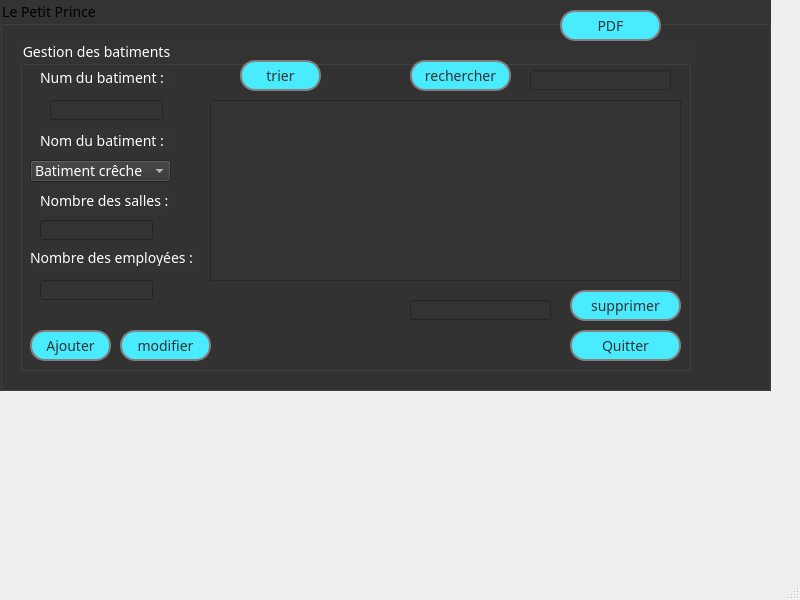
<?xml version="1.0" encoding="UTF-8"?>
<ui version="4.0">
 <class>batiment</class>
 <widget class="QMainWindow" name="batiment">
  <property name="geometry">
   <rect>
    <x>0</x>
    <y>0</y>
    <width>800</width>
    <height>600</height>
   </rect>
  </property>
  <property name="windowTitle">
   <string>MainWindow</string>
  </property>
  <widget class="QWidget" name="centralwidget">
   <widget class="QGroupBox" name="groupBox">
    <property name="geometry">
     <rect>
      <x>0</x>
      <y>0</y>
      <width>771</width>
      <height>391</height>
     </rect>
    </property>
    <property name="styleSheet">
     <string notr="true">*{
font-family: century gothic;
font-size:14px
}
*{
background:#333;
}</string>
    </property>
    <property name="title">
     <string>Le Petit Prince</string>
    </property>
    <widget class="QGroupBox" name="groupBox_2">
     <property name="geometry">
      <rect>
       <x>20</x>
       <y>40</y>
       <width>671</width>
       <height>331</height>
      </rect>
     </property>
     <property name="styleSheet">
      <string notr="true">color:white;
</string>
     </property>
     <property name="title">
      <string>Gestion des batiments</string>
     </property>
     <widget class="QLabel" name="label">
      <property name="geometry">
       <rect>
        <x>20</x>
        <y>90</y>
        <width>131</width>
        <height>21</height>
       </rect>
      </property>
      <property name="text">
       <string>Nom du batiment :</string>
      </property>
     </widget>
     <widget class="QComboBox" name="comboBox">
      <property name="geometry">
       <rect>
        <x>10</x>
        <y>120</y>
        <width>141</width>
        <height>22</height>
       </rect>
      </property>
      <item>
       <property name="text">
        <string>Batiment crêche</string>
       </property>
      </item>
      <item>
       <property name="text">
        <string>Batiment jardin d'enfant</string>
       </property>
      </item>
      <item>
       <property name="text">
        <string>Batiment garderie</string>
       </property>
      </item>
     </widget>
     <widget class="QLabel" name="label_2">
      <property name="geometry">
       <rect>
        <x>20</x>
        <y>150</y>
        <width>131</width>
        <height>21</height>
       </rect>
      </property>
      <property name="text">
       <string>Nombre des salles :</string>
      </property>
     </widget>
     <widget class="QLineEdit" name="lineEdit">
      <property name="geometry">
       <rect>
        <x>20</x>
        <y>180</y>
        <width>113</width>
        <height>20</height>
       </rect>
      </property>
     </widget>
     <widget class="QLabel" name="label_3">
      <property name="geometry">
       <rect>
        <x>10</x>
        <y>210</y>
        <width>171</width>
        <height>16</height>
       </rect>
      </property>
      <property name="text">
       <string>Nombre des employées :</string>
      </property>
     </widget>
     <widget class="QLineEdit" name="lineEdit_2">
      <property name="geometry">
       <rect>
        <x>20</x>
        <y>240</y>
        <width>113</width>
        <height>20</height>
       </rect>
      </property>
     </widget>
     <widget class="QPushButton" name="pushButton_7">
      <property name="geometry">
       <rect>
        <x>10</x>
        <y>290</y>
        <width>81</width>
        <height>31</height>
       </rect>
      </property>
      <property name="styleSheet">
       <string notr="true">QPushButton
{
background:#49ebff ; 
border-radius:15px; 
color:#333; 
border: 2px solid gray ;
padding: 0.8px;
}
QPushButton:hover
{
color:#333; 
border-radius:15px;
background:#c7cf00;
border: 2px solid gray ;
padding: 0.8px;
}</string>
      </property>
      <property name="text">
       <string>Ajouter</string>
      </property>
     </widget>
     <widget class="QPushButton" name="pushButton_8">
      <property name="geometry">
       <rect>
        <x>550</x>
        <y>290</y>
        <width>111</width>
        <height>31</height>
       </rect>
      </property>
      <property name="styleSheet">
       <string notr="true">QPushButton
{
background:#49ebff ; 
border-radius:15px; 
color:#333; 
border: 2px solid gray ;
padding: 0.8px;
}
QPushButton:hover
{
color:#333; 
border-radius:15px;
background:#c7cf00;
border: 2px solid gray ;
padding: 0.8px;
}</string>
      </property>
      <property name="text">
       <string>Quitter</string>
      </property>
     </widget>
     <widget class="QTableView" name="tableView">
      <property name="geometry">
       <rect>
        <x>190</x>
        <y>60</y>
        <width>471</width>
        <height>181</height>
       </rect>
      </property>
      <property name="styleSheet">
       <string notr="true">color:Grey;
</string>
      </property>
     </widget>
     <widget class="QLineEdit" name="lineEdit_3">
      <property name="geometry">
       <rect>
        <x>510</x>
        <y>30</y>
        <width>141</width>
        <height>20</height>
       </rect>
      </property>
     </widget>
     <widget class="QPushButton" name="pushButton_10">
      <property name="geometry">
       <rect>
        <x>550</x>
        <y>250</y>
        <width>111</width>
        <height>31</height>
       </rect>
      </property>
      <property name="styleSheet">
       <string notr="true">QPushButton
{
background:#49ebff ; 
border-radius:15px; 
color:#333; 
border: 2px solid gray ;
padding: 0.8px;
}
QPushButton:hover
{
color:#333; 
border-radius:15px;
background:#c7cf00;
border: 2px solid gray ;
padding: 0.8px;
}</string>
      </property>
      <property name="text">
       <string>supprimer</string>
      </property>
     </widget>
     <widget class="QLineEdit" name="lineEdit_4">
      <property name="geometry">
       <rect>
        <x>390</x>
        <y>260</y>
        <width>141</width>
        <height>20</height>
       </rect>
      </property>
      <property name="readOnly">
       <bool>true</bool>
      </property>
     </widget>
     <widget class="QPushButton" name="pushButton_11">
      <property name="geometry">
       <rect>
        <x>100</x>
        <y>290</y>
        <width>91</width>
        <height>31</height>
       </rect>
      </property>
      <property name="styleSheet">
       <string notr="true">QPushButton
{
background:#49ebff ; 
border-radius:15px; 
color:#333; 
border: 2px solid gray ;
padding: 0.8px;
}
QPushButton:hover
{
color:#333; 
border-radius:15px;
background:#c7cf00;
border: 2px solid gray ;
padding: 0.8px;
}</string>
      </property>
      <property name="text">
       <string>modifier</string>
      </property>
     </widget>
     <widget class="QLabel" name="label_4">
      <property name="geometry">
       <rect>
        <x>20</x>
        <y>30</y>
        <width>131</width>
        <height>16</height>
       </rect>
      </property>
      <property name="text">
       <string>Num du batiment :</string>
      </property>
     </widget>
     <widget class="QLineEdit" name="lineEdit_5">
      <property name="geometry">
       <rect>
        <x>30</x>
        <y>60</y>
        <width>113</width>
        <height>20</height>
       </rect>
      </property>
     </widget>
     <widget class="QPushButton" name="pushButton_13">
      <property name="geometry">
       <rect>
        <x>220</x>
        <y>20</y>
        <width>81</width>
        <height>31</height>
       </rect>
      </property>
      <property name="styleSheet">
       <string notr="true">QPushButton
{
background:#49ebff ; 
border-radius:15px; 
color:#333; 
border: 2px solid gray ;
padding: 0.8px;
}
QPushButton:hover
{
color:#333; 
border-radius:15px;
background:#c7cf00;
border: 2px solid gray ;
padding: 0.8px;
}</string>
      </property>
      <property name="text">
       <string>trier</string>
      </property>
     </widget>
     <widget class="QPushButton" name="pushButton_14">
      <property name="geometry">
       <rect>
        <x>390</x>
        <y>20</y>
        <width>101</width>
        <height>31</height>
       </rect>
      </property>
      <property name="styleSheet">
       <string notr="true">QPushButton
{
background:#49ebff ; 
border-radius:15px; 
color:#333; 
border: 2px solid gray ;
padding: 0.8px;
}
QPushButton:hover
{
color:#333; 
border-radius:15px;
background:#c7cf00;
border: 2px solid gray ;
padding: 0.8px;
}</string>
      </property>
      <property name="text">
       <string>rechercher</string>
      </property>
     </widget>
    </widget>
    <widget class="QPushButton" name="pushButton_12">
     <property name="geometry">
      <rect>
       <x>560</x>
       <y>10</y>
       <width>101</width>
       <height>31</height>
      </rect>
     </property>
     <property name="styleSheet">
      <string notr="true">QPushButton
{
background:#49ebff ; 
border-radius:15px; 
color:#333; 
border: 2px solid gray ;
padding: 0.8px;
}
QPushButton:hover
{
color:#333; 
border-radius:15px;
background:#c7cf00;
border: 2px solid gray ;
padding: 0.8px;
}</string>
     </property>
     <property name="text">
      <string>PDF</string>
     </property>
    </widget>
   </widget>
  </widget>
  <widget class="QMenuBar" name="menubar">
   <property name="geometry">
    <rect>
     <x>0</x>
     <y>0</y>
     <width>800</width>
     <height>22</height>
    </rect>
   </property>
  </widget>
  <widget class="QStatusBar" name="statusbar"/>
 </widget>
 <resources/>
 <connections>
  <connection>
   <sender>pushButton_8</sender>
   <signal>clicked()</signal>
   <receiver>batiment</receiver>
   <slot>close()</slot>
   <hints>
    <hint type="sourcelabel">
     <x>541</x>
     <y>334</y>
    </hint>
    <hint type="destinationlabel">
     <x>789</x>
     <y>348</y>
    </hint>
   </hints>
  </connection>
 </connections>
</ui>
